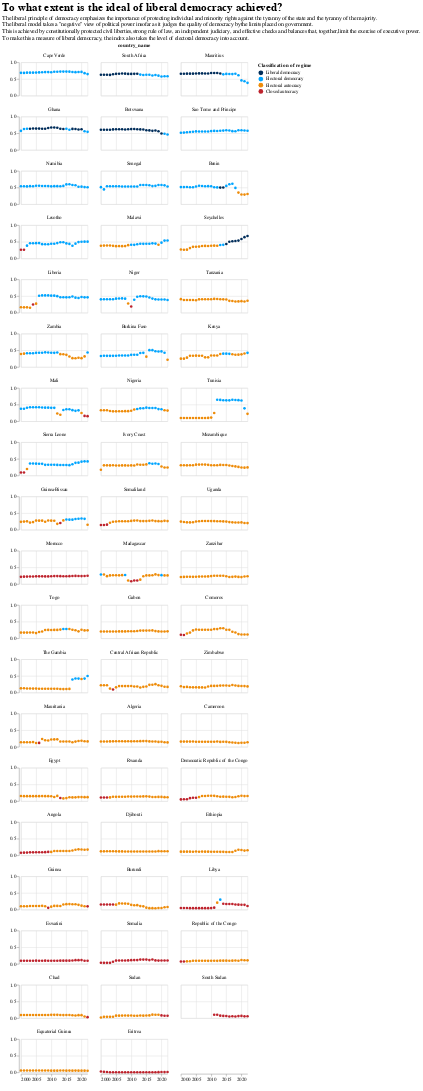

Here is the notebook cell this chart was saved with:
### Code cell
chart_index_line('Africa','v2x_libdem')

### Figure 1 — Vega-Lite specification as saved in the notebook (floating-point values rounded to 4 significant figures; data arrays with more than 128 entries replaced by an {"elided": "..."} marker saying what was removed)
{"config": {"view": {"continuousWidth": 400, "continuousHeight": 300}}, "data": {"name": "data-681e8d19bf24399ce1725d05406d50d7"}, "mark": {"type": "circle", "opacity": 1, "size": 30}, "encoding": {"color": {"type": "ordinal", "field": "v2x_regime_text", "legend": {"title": "Classification of regime", "values": ["Liberal democracy", "Electoral democracy", "Electoral autocracy", "Closed autocracy"]}, "scale": {"domain": ["Closed autocracy", "Electoral autocracy", "Electoral democracy", "Liberal democracy"], "range": ["#BE232D", "#EE8C0A", "#00A5FF", "#002D5A"]}}, "facet": {"type": "nominal", "columns": 3, "field": "country_name", "sort": {"field": "v2x_libdem", "op": "mean", "order": "descending"}}, "tooltip": [{"type": "temporal", "field": "year_formatted"}, {"type": "quantitative", "field": "v2x_libdem"}], "x": {"type": "temporal", "axis": {"title": "  "}, "field": "year_formatted"}, "y": {"type": "quantitative", "axis": {"title": " "}, "field": "v2x_libdem", "scale": {"domain": [0, 1]}}}, "height": 70, "title": {"text": ["To what extent is the ideal of liberal democracy achieved?"], "fontSize": 24, "subtitle": ["The liberal principle of democracy emphasizes the importance of protecting individual and minority rights against the tyranny of the state and the tyranny of the majority.", "The liberal model takes a \"negative\" view of political power insofar as it judges the quality of democracy bythe limits placed on government.", "This is achieved by constitutionally protected civil liberties,strong rule of law, an independent judiciary, and effective checks and balances that, together,limit the exercise of executive power.", "To make this a measure of liberal democracy, the index also takes the level of electoral democracy into account."]}, "width": 140, "$schema": "https://vega.github.io/schema/vega-lite/v4.8.1.json", "datasets": {"data-681e8d19bf24399ce1725d05406d50d7": {"elided": "1277 records"}}}
